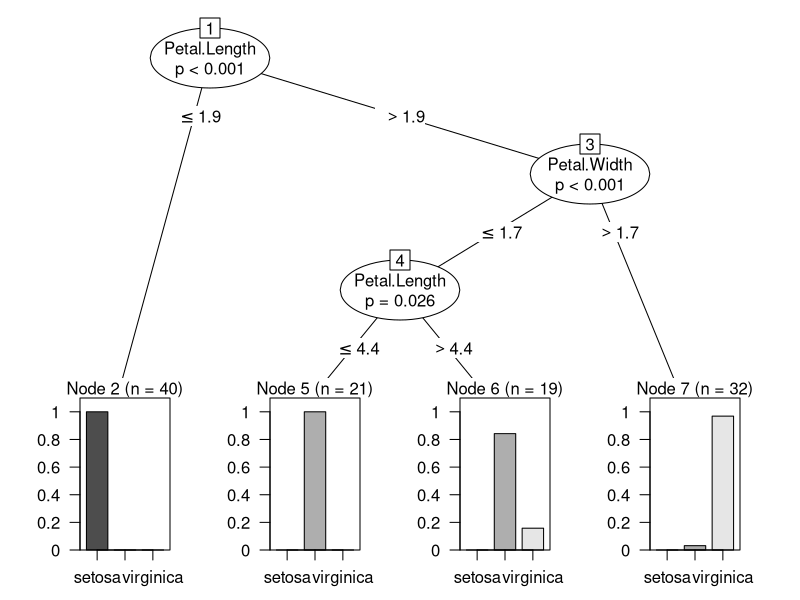
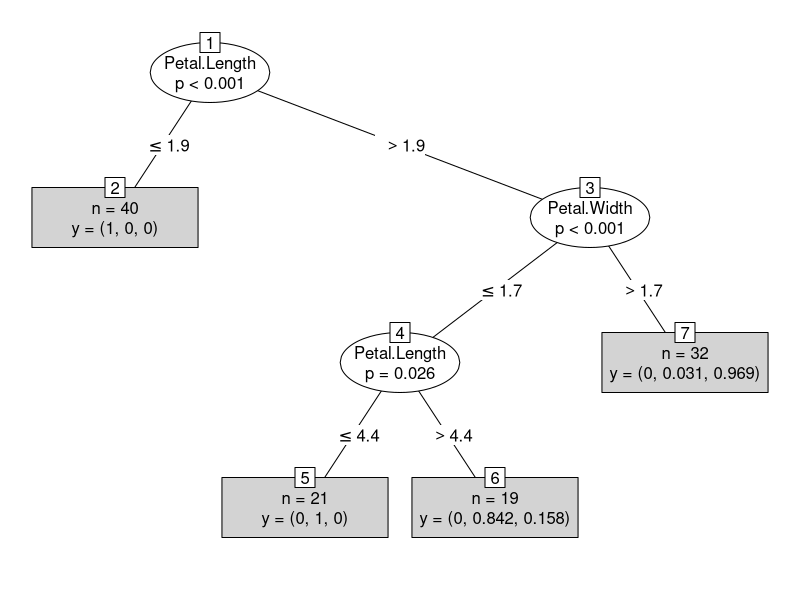
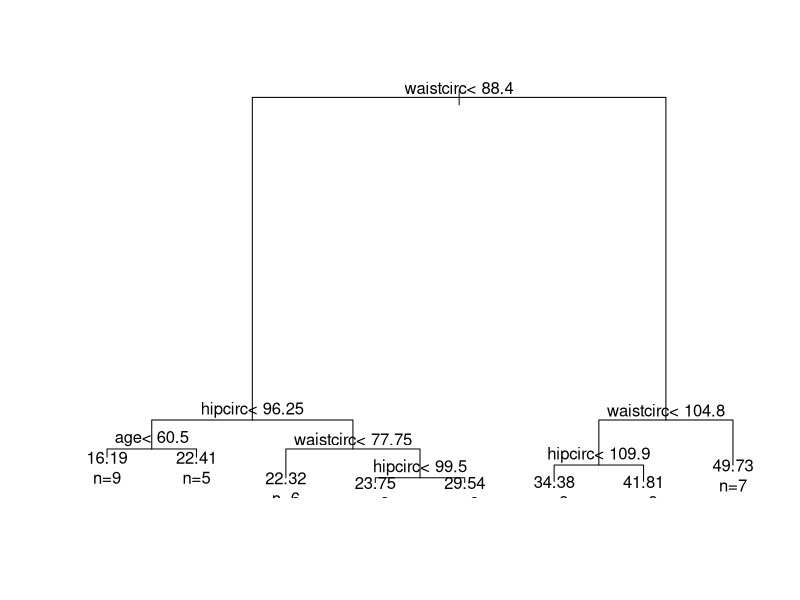
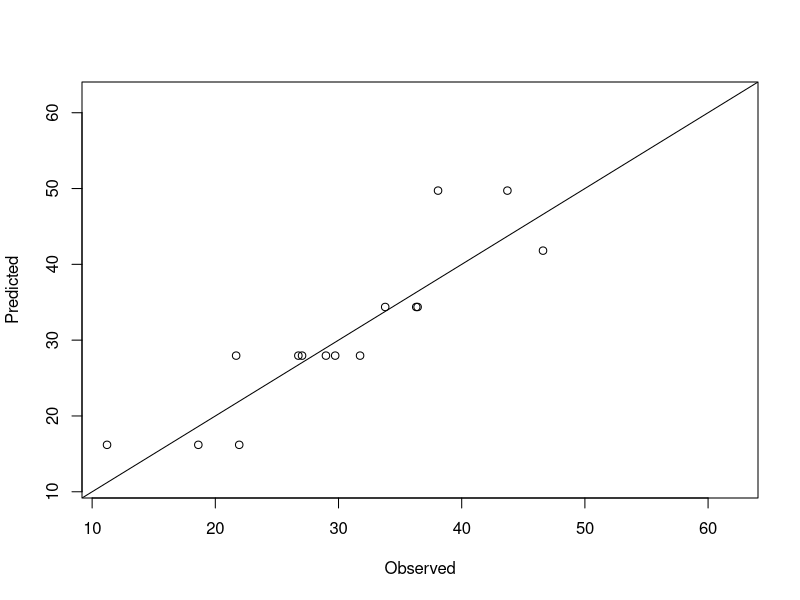

Write the R code that produced these figures, in order.
## ---- chunk 1
knitr::opts_chunk$set(echo = TRUE)
## ---- chunk 2
#install.packages("party")

#view the iris data set
str(iris)

#set a seed for repeatable results
set.seed(1234)

#build test and training set with a 70/30 split
ind <- sample(2, nrow(iris), replace=TRUE, prob=c(0.7,0.3))
trainData <- iris[ind==1,]
testData <- iris[ind==2,]

#Load the party package, build a tree and check the prediction
library(party)
myFormula <- Species~Sepal.Length + Sepal.Width + Petal.Length + Petal.Width
iris_ctree <- ctree(myFormula, data=trainData)
#check the prediction
table(predict(iris_ctree), trainData$Species)

#print a text version of the tree
print(iris_ctree)

#graphic tree
plot(iris_ctree)

plot(iris_ctree, type="simple")

#predictions on test data
testPred <- predict(iris_ctree, newdata = testData)
table(testPred, testData$Species)
## ---- chunk 3
#install.packages("mboost")
#install.packages("rpart")
#load the bodyfat dataset
data("bodyfat", package="TH.data")
#looking at the data set
dim(bodyfat)
attributes(bodyfat)
bodyfat[1:5,]

#splitting into training and test subsets
#set a seed for repeatable results
set.seed(1234)
ind <- sample(2, nrow(bodyfat), replace=TRUE, prob=c(0.7,0.3))
bodyfat.train <- bodyfat[ind==1,]
bodyfat.test <- bodyfat[ind==2,]
#train a decision tree
library(rpart)
myFormula <- DEXfat ~ age + waistcirc + hipcirc + elbowbreadth + kneebreadth
bodyfat_rpart <- rpart(myFormula, data = bodyfat.train,
                       control = rpart.control(minsplit = 10))
attributes(bodyfat_rpart)
print(bodyfat_rpart$cptable)
#print a text version of the tree
print(bodyfat_rpart)

#create a graphical tree
plot(bodyfat_rpart)
#add text to graphic
text(bodyfat_rpart, use.n=TRUE)
#get the minimum error
opt <- which.min(bodyfat_rpart$cptable[,"xerror"])
cp <- bodyfat_rpart$cptable[opt, "CP"]
bodyfat_prune <- prune(bodyfat_rpart, cp=cp)
#print the pruned tree
print(bodyfat_prune)

#create predictions
DEXfat_pred <- predict(bodyfat_prune, newdata = bodyfat.test)

xlim <- range(bodyfat$DEXfat)
plot(DEXfat_pred ~ DEXfat, data = bodyfat.test, xlab = "Observed",
     ylab = "Predicted", ylim = xlim, xlim = xlim, jitter=T)
abline(a = 0, b = 1)
